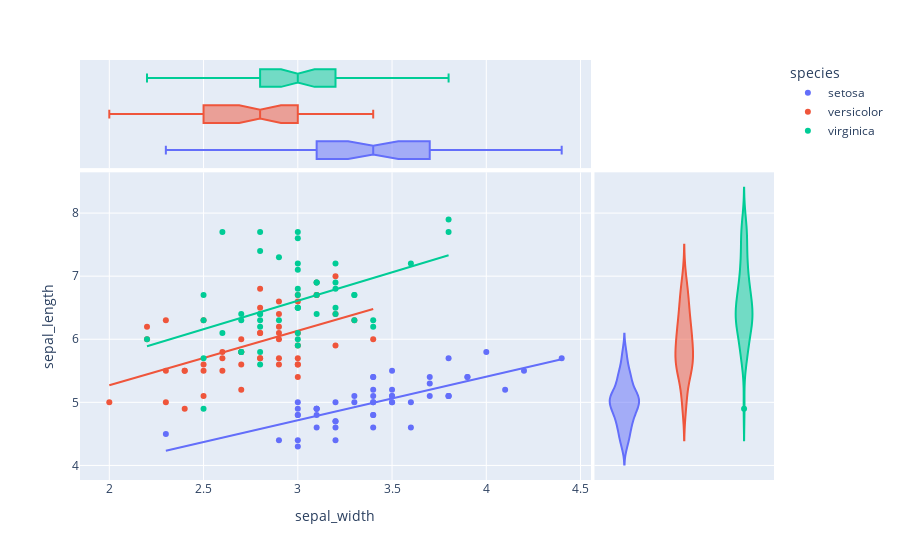

Notebook cell for this chart:
### Code cell
px.scatter(data, x="sepal_width", y="sepal_length", color="species", marginal_y="violin", marginal_x="box", trendline="ols")

### Figure 1 — Plotly figure (JSON) as saved in the notebook; plotly's stock layout.template omitted (floating-point values rounded to 4 significant figures)
{"data": [{"hovertemplate": "species=setosa<br>sepal_width=%{x}<br>sepal_length=%{y}<extra></extra>", "legendgroup": "setosa", "marker": {"color": "#636efa", "symbol": "circle"}, "mode": "markers", "name": "setosa", "orientation": "v", "showlegend": true, "type": "scatter", "x": [3.5, 3, 3.2, 3.1, 3.6, 3.9, 3.4, 3.4, 2.9, 3.1, 3.7, 3.4, 3, 3, 4, 4.4, 3.9, 3.5, 3.8, 3.8, 3.4, 3.7, 3.6, 3.3, 3.4, 3, 3.4, 3.5, 3.4, 3.2, 3.1, 3.4, 4.1, 4.2, 3.1, 3.2, 3.5, 3.1, 3, 3.4, 3.5, 2.3, 3.2, 3.5, 3.8, 3, 3.8, 3.2, 3.7, 3.3], "xaxis": "x", "y": [5.1, 4.9, 4.7, 4.6, 5, 5.4, 4.6, 5, 4.4, 4.9, 5.4, 4.8, 4.8, 4.3, 5.8, 5.7, 5.4, 5.1, 5.7, 5.1, 5.4, 5.1, 4.6, 5.1, 4.8, 5, 5, 5.2, 5.2, 4.7, 4.8, 5.4, 5.2, 5.5, 4.9, 5, 5.5, 4.9, 4.4, 5.1, 5, 4.5, 4.4, 5, 5.1, 4.8, 5.1, 4.6, 5.3, 5], "yaxis": "y"}, {"alignmentgroup": "True", "hovertemplate": "species=setosa<br>sepal_width=%{x}<extra></extra>", "legendgroup": "setosa", "marker": {"color": "#636efa", "symbol": "circle"}, "name": "setosa", "notched": true, "offsetgroup": "setosa", "showlegend": false, "type": "box", "x": [3.5, 3, 3.2, 3.1, 3.6, 3.9, 3.4, 3.4, 2.9, 3.1, 3.7, 3.4, 3, 3, 4, 4.4, 3.9, 3.5, 3.8, 3.8, 3.4, 3.7, 3.6, 3.3, 3.4, 3, 3.4, 3.5, 3.4, 3.2, 3.1, 3.4, 4.1, 4.2, 3.1, 3.2, 3.5, 3.1, 3, 3.4, 3.5, 2.3, 3.2, 3.5, 3.8, 3, 3.8, 3.2, 3.7, 3.3], "xaxis": "x3", "yaxis": "y3"}, {"alignmentgroup": "True", "hovertemplate": "species=setosa<br>sepal_length=%{y}<extra></extra>", "legendgroup": "setosa", "marker": {"color": "#636efa", "symbol": "circle"}, "name": "setosa", "offsetgroup": "setosa", "scalegroup": "y", "showlegend": false, "type": "violin", "xaxis": "x2", "y": [5.1, 4.9, 4.7, 4.6, 5, 5.4, 4.6, 5, 4.4, 4.9, 5.4, 4.8, 4.8, 4.3, 5.8, 5.7, 5.4, 5.1, 5.7, 5.1, 5.4, 5.1, 4.6, 5.1, 4.8, 5, 5, 5.2, 5.2, 4.7, 4.8, 5.4, 5.2, 5.5, 4.9, 5, 5.5, 4.9, 4.4, 5.1, 5, 4.5, 4.4, 5, 5.1, 4.8, 5.1, 4.6, 5.3, 5], "yaxis": "y2"}, {"hovertemplate": "<b>OLS trendline</b><br>sepal_length = 0.690854 * sepal_width + 2.64466<br>R<sup>2</sup>=0.557681<br><br>species=setosa<br>sepal_width=%{x}<br>sepal_length=%{y} <b>(trend)</b><extra></extra>", "legendgroup": "setosa", "marker": {"color": "#636efa", "symbol": "circle"}, "mode": "lines", "name": "setosa", "showlegend": false, "type": "scatter", "x": [2.3, 2.9, 3, 3, 3, 3, 3, 3, 3.1, 3.1, 3.1, 3.1, 3.1, 3.2, 3.2, 3.2, 3.2, 3.2, 3.3, 3.3, 3.4, 3.4, 3.4, 3.4, 3.4, 3.4, 3.4, 3.4, 3.4, 3.5, 3.5, 3.5, 3.5, 3.5, 3.5, 3.6, 3.6, 3.7, 3.7, 3.7, 3.8, 3.8, 3.8, 3.8, 3.9, 3.9, 4, 4.1, 4.2, 4.4], "xaxis": "x", "y": [4.234, 4.648, 4.717, 4.717, 4.717, 4.717, 4.717, 4.717, 4.786, 4.786, 4.786, 4.786, 4.786, 4.855, 4.855, 4.855, 4.855, 4.855, 4.924, 4.924, 4.994, 4.994, 4.994, 4.994, 4.994, 4.994, 4.994, 4.994, 4.994, 5.063, 5.063, 5.063, 5.063, 5.063, 5.063, 5.132, 5.132, 5.201, 5.201, 5.201, 5.27, 5.27, 5.27, 5.27, 5.339, 5.339, 5.408, 5.477, 5.546, 5.684], "yaxis": "y"}, {"hovertemplate": "species=versicolor<br>sepal_width=%{x}<br>sepal_length=%{y}<extra></extra>", "legendgroup": "versicolor", "marker": {"color": "#EF553B", "symbol": "circle"}, "mode": "markers", "name": "versicolor", "orientation": "v", "showlegend": true, "type": "scatter", "x": [3.2, 3.2, 3.1, 2.3, 2.8, 2.8, 3.3, 2.4, 2.9, 2.7, 2, 3, 2.2, 2.9, 2.9, 3.1, 3, 2.7, 2.2, 2.5, 3.2, 2.8, 2.5, 2.8, 2.9, 3, 2.8, 3, 2.9, 2.6, 2.4, 2.4, 2.7, 2.7, 3, 3.4, 3.1, 2.3, 3, 2.5, 2.6, 3, 2.6, 2.3, 2.7, 3, 2.9, 2.9, 2.5, 2.8], "xaxis": "x", "y": [7, 6.4, 6.9, 5.5, 6.5, 5.7, 6.3, 4.9, 6.6, 5.2, 5, 5.9, 6, 6.1, 5.6, 6.7, 5.6, 5.8, 6.2, 5.6, 5.9, 6.1, 6.3, 6.1, 6.4, 6.6, 6.8, 6.7, 6, 5.7, 5.5, 5.5, 5.8, 6, 5.4, 6, 6.7, 6.3, 5.6, 5.5, 5.5, 6.1, 5.8, 5, 5.6, 5.7, 5.7, 6.2, 5.1, 5.7], "yaxis": "y"}, {"alignmentgroup": "True", "hovertemplate": "species=versicolor<br>sepal_width=%{x}<extra></extra>", "legendgroup": "versicolor", "marker": {"color": "#EF553B", "symbol": "circle"}, "name": "versicolor", "notched": true, "offsetgroup": "versicolor", "showlegend": false, "type": "box", "x": [3.2, 3.2, 3.1, 2.3, 2.8, 2.8, 3.3, 2.4, 2.9, 2.7, 2, 3, 2.2, 2.9, 2.9, 3.1, 3, 2.7, 2.2, 2.5, 3.2, 2.8, 2.5, 2.8, 2.9, 3, 2.8, 3, 2.9, 2.6, 2.4, 2.4, 2.7, 2.7, 3, 3.4, 3.1, 2.3, 3, 2.5, 2.6, 3, 2.6, 2.3, 2.7, 3, 2.9, 2.9, 2.5, 2.8], "xaxis": "x3", "yaxis": "y3"}, {"alignmentgroup": "True", "hovertemplate": "species=versicolor<br>sepal_length=%{y}<extra></extra>", "legendgroup": "versicolor", "marker": {"color": "#EF553B", "symbol": "circle"}, "name": "versicolor", "offsetgroup": "versicolor", "scalegroup": "y", "showlegend": false, "type": "violin", "xaxis": "x2", "y": [7, 6.4, 6.9, 5.5, 6.5, 5.7, 6.3, 4.9, 6.6, 5.2, 5, 5.9, 6, 6.1, 5.6, 6.7, 5.6, 5.8, 6.2, 5.6, 5.9, 6.1, 6.3, 6.1, 6.4, 6.6, 6.8, 6.7, 6, 5.7, 5.5, 5.5, 5.8, 6, 5.4, 6, 6.7, 6.3, 5.6, 5.5, 5.5, 6.1, 5.8, 5, 5.6, 5.7, 5.7, 6.2, 5.1, 5.7], "yaxis": "y2"}, {"hovertemplate": "<b>OLS trendline</b><br>sepal_length = 0.865078 * sepal_width + 3.53973<br>R<sup>2</sup>=0.276582<br><br>species=versicolor<br>sepal_width=%{x}<br>sepal_length=%{y} <b>(trend)</b><extra></extra>", "legendgroup": "versicolor", "marker": {"color": "#EF553B", "symbol": "circle"}, "mode": "lines", "name": "versicolor", "showlegend": false, "type": "scatter", "x": [2, 2.2, 2.2, 2.3, 2.3, 2.3, 2.4, 2.4, 2.4, 2.5, 2.5, 2.5, 2.5, 2.6, 2.6, 2.6, 2.7, 2.7, 2.7, 2.7, 2.7, 2.8, 2.8, 2.8, 2.8, 2.8, 2.8, 2.9, 2.9, 2.9, 2.9, 2.9, 2.9, 2.9, 3, 3, 3, 3, 3, 3, 3, 3, 3.1, 3.1, 3.1, 3.2, 3.2, 3.2, 3.3, 3.4], "xaxis": "x", "y": [5.27, 5.443, 5.443, 5.529, 5.529, 5.529, 5.616, 5.616, 5.616, 5.702, 5.702, 5.702, 5.702, 5.789, 5.789, 5.789, 5.875, 5.875, 5.875, 5.875, 5.875, 5.962, 5.962, 5.962, 5.962, 5.962, 5.962, 6.048, 6.048, 6.048, 6.048, 6.048, 6.048, 6.048, 6.135, 6.135, 6.135, 6.135, 6.135, 6.135, 6.135, 6.135, 6.221, 6.221, 6.221, 6.308, 6.308, 6.308, 6.394, 6.481], "yaxis": "y"}, {"hovertemplate": "species=virginica<br>sepal_width=%{x}<br>sepal_length=%{y}<extra></extra>", "legendgroup": "virginica", "marker": {"color": "#00cc96", "symbol": "circle"}, "mode": "markers", "name": "virginica", "orientation": "v", "showlegend": true, "type": "scatter", "x": [3.3, 2.7, 3, 2.9, 3, 3, 2.5, 2.9, 2.5, 3.6, 3.2, 2.7, 3, 2.5, 2.8, 3.2, 3, 3.8, 2.6, 2.2, 3.2, 2.8, 2.8, 2.7, 3.3, 3.2, 2.8, 3, 2.8, 3, 2.8, 3.8, 2.8, 2.8, 2.6, 3, 3.4, 3.1, 3, 3.1, 3.1, 3.1, 2.7, 3.2, 3.3, 3, 2.5, 3, 3.4, 3], "xaxis": "x", "y": [6.3, 5.8, 7.1, 6.3, 6.5, 7.6, 4.9, 7.3, 6.7, 7.2, 6.5, 6.4, 6.8, 5.7, 5.8, 6.4, 6.5, 7.7, 7.7, 6, 6.9, 5.6, 7.7, 6.3, 6.7, 7.2, 6.2, 6.1, 6.4, 7.2, 7.4, 7.9, 6.4, 6.3, 6.1, 7.7, 6.3, 6.4, 6, 6.9, 6.7, 6.9, 5.8, 6.8, 6.7, 6.7, 6.3, 6.5, 6.2, 5.9], "yaxis": "y"}, {"alignmentgroup": "True", "hovertemplate": "species=virginica<br>sepal_width=%{x}<extra></extra>", "legendgroup": "virginica", "marker": {"color": "#00cc96", "symbol": "circle"}, "name": "virginica", "notched": true, "offsetgroup": "virginica", "showlegend": false, "type": "box", "x": [3.3, 2.7, 3, 2.9, 3, 3, 2.5, 2.9, 2.5, 3.6, 3.2, 2.7, 3, 2.5, 2.8, 3.2, 3, 3.8, 2.6, 2.2, 3.2, 2.8, 2.8, 2.7, 3.3, 3.2, 2.8, 3, 2.8, 3, 2.8, 3.8, 2.8, 2.8, 2.6, 3, 3.4, 3.1, 3, 3.1, 3.1, 3.1, 2.7, 3.2, 3.3, 3, 2.5, 3, 3.4, 3], "xaxis": "x3", "yaxis": "y3"}, {"alignmentgroup": "True", "hovertemplate": "species=virginica<br>sepal_length=%{y}<extra></extra>", "legendgroup": "virginica", "marker": {"color": "#00cc96", "symbol": "circle"}, "name": "virginica", "offsetgroup": "virginica", "scalegroup": "y", "showlegend": false, "type": "violin", "xaxis": "x2", "y": [6.3, 5.8, 7.1, 6.3, 6.5, 7.6, 4.9, 7.3, 6.7, 7.2, 6.5, 6.4, 6.8, 5.7, 5.8, 6.4, 6.5, 7.7, 7.7, 6, 6.9, 5.6, 7.7, 6.3, 6.7, 7.2, 6.2, 6.1, 6.4, 7.2, 7.4, 7.9, 6.4, 6.3, 6.1, 7.7, 6.3, 6.4, 6, 6.9, 6.7, 6.9, 5.8, 6.8, 6.7, 6.7, 6.3, 6.5, 6.2, 5.9], "yaxis": "y2"}, {"hovertemplate": "<b>OLS trendline</b><br>sepal_length = 0.901534 * sepal_width + 3.90684<br>R<sup>2</sup>=0.209057<br><br>species=virginica<br>sepal_width=%{x}<br>sepal_length=%{y} <b>(trend)</b><extra></extra>", "legendgroup": "virginica", "marker": {"color": "#00cc96", "symbol": "circle"}, "mode": "lines", "name": "virginica", "showlegend": false, "type": "scatter", "x": [2.2, 2.5, 2.5, 2.5, 2.5, 2.6, 2.6, 2.7, 2.7, 2.7, 2.7, 2.8, 2.8, 2.8, 2.8, 2.8, 2.8, 2.8, 2.8, 2.9, 2.9, 3, 3, 3, 3, 3, 3, 3, 3, 3, 3, 3, 3, 3.1, 3.1, 3.1, 3.1, 3.2, 3.2, 3.2, 3.2, 3.2, 3.3, 3.3, 3.3, 3.4, 3.4, 3.6, 3.8, 3.8], "xaxis": "x", "y": [5.89, 6.161, 6.161, 6.161, 6.161, 6.251, 6.251, 6.341, 6.341, 6.341, 6.341, 6.431, 6.431, 6.431, 6.431, 6.431, 6.431, 6.431, 6.431, 6.521, 6.521, 6.611, 6.611, 6.611, 6.611, 6.611, 6.611, 6.611, 6.611, 6.611, 6.611, 6.611, 6.611, 6.702, 6.702, 6.702, 6.702, 6.792, 6.792, 6.792, 6.792, 6.792, 6.882, 6.882, 6.882, 6.972, 6.972, 7.152, 7.333, 7.333], "yaxis": "y"}], "layout": {"legend": {"title": {"text": "species"}, "tracegroupgap": 0}, "margin": {"t": 60}, "xaxis": {"anchor": "y", "domain": [0, 0.7363], "title": {"text": "sepal_width"}}, "xaxis2": {"anchor": "y2", "domain": [0.7413, 1], "matches": "x2", "showgrid": false, "showline": false, "showticklabels": false, "ticks": ""}, "xaxis3": {"anchor": "y3", "domain": [0, 0.7363], "matches": "x", "showgrid": true, "showticklabels": false}, "xaxis4": {"anchor": "y4", "domain": [0.7413, 1], "matches": "x2", "showgrid": false, "showline": false, "showticklabels": false, "ticks": ""}, "yaxis": {"anchor": "x", "domain": [0, 0.7326], "title": {"text": "sepal_length"}}, "yaxis2": {"anchor": "x2", "domain": [0, 0.7326], "matches": "y", "showgrid": true, "showticklabels": false}, "yaxis3": {"anchor": "x3", "domain": [0.7426, 1], "matches": "y3", "showgrid": false, "showline": false, "showticklabels": false, "ticks": ""}, "yaxis4": {"anchor": "x4", "domain": [0.7426, 1], "matches": "y3", "showgrid": true, "showline": false, "showticklabels": false, "ticks": ""}}}
